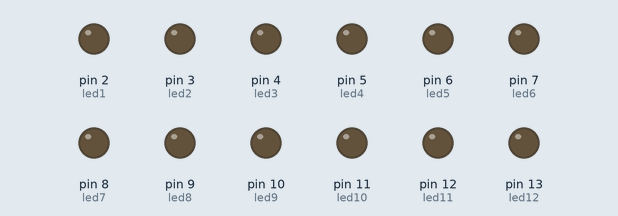
Recording of a sketch running on a simulated Arduino Uno, built with avr-gcc and run on an emulated ATmega328P. Shown: output pins drawn as LEDs (lit = HIGH).

Above: at 2.45 s.
At 7.4 s:
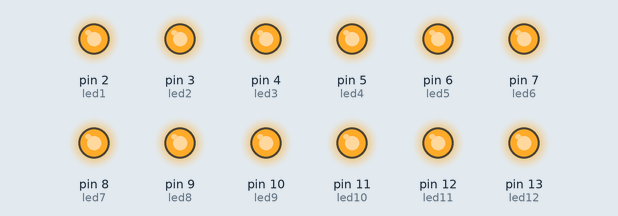
At 8.9 s:
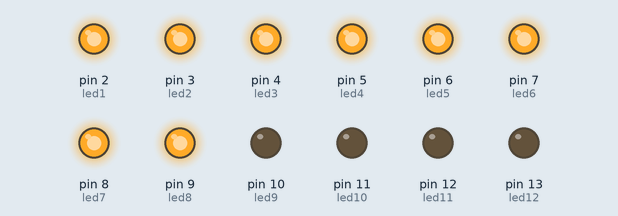
At 10.4 s:
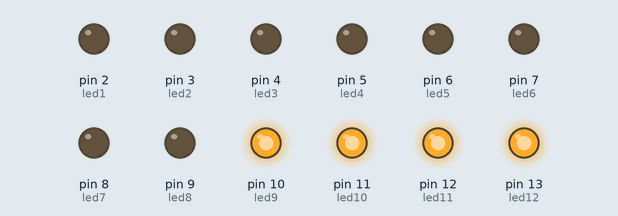
At 11.6 s:
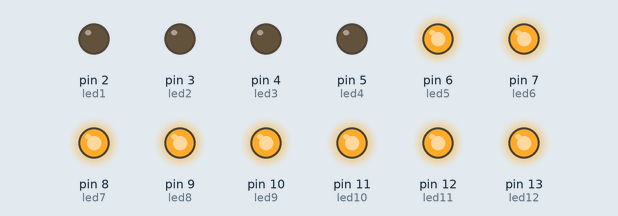
At 13.1 s:
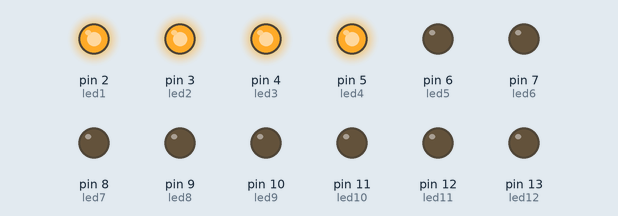
Timing chart, 0 to 17.7 s (numbered marks = the images above):
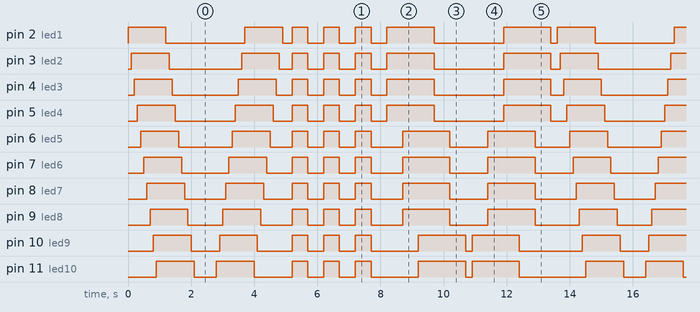

Measured:
- by itself, pin 2 (led1): repeats every 13.6 s: LOW 2.5 s, HIGH 1.2 s, LOW 0.30 s, 3 × (HIGH 0.50 s, LOW 0.50 s), HIGH 1.5 s, LOW 2.2 s, HIGH 1.5 s, LOW 0.20 s, HIGH 1.2 s
- by itself, pin 3 (led2): repeats every 13.6 s: LOW 2.3 s, HIGH 1.2 s, LOW 0.40 s, 3 × (HIGH 0.50 s, LOW 0.50 s), HIGH 1.5 s, LOW 2.2 s, HIGH 1.5 s, LOW 0.30 s, HIGH 1.2 s
- by itself, everything shown: repeats every 13.6 s, in 66 steps

The sketch:

sketch_may11a.ino
```cpp
#define led1 2
#define led2 3
#define led3 4
#define led4 5
#define led5 6
#define led6 7
#define led7 8
#define led8 9
#define led9 10
#define led10 11
#define led11 12
#define led12 13


void setup()
{
pinMode (led1, OUTPUT);
pinMode (led2, OUTPUT);
pinMode (led3, OUTPUT);
pinMode (led4, OUTPUT);
pinMode (led5, OUTPUT);
pinMode (led6, OUTPUT);
pinMode (led7, OUTPUT);
pinMode (led8, OUTPUT);
pinMode (led9, OUTPUT);
pinMode (led10, OUTPUT);
pinMode (led11, OUTPUT);
pinMode (led12, OUTPUT);


}

void loop() {
//1-12 SIRALI
digitalWrite(led1,HIGH);
delay(100);
digitalWrite(led2,HIGH);
delay(100);
digitalWrite(led3,HIGH);
delay(100);
digitalWrite(led4,HIGH);
delay(100);
digitalWrite(led5,HIGH);
delay(100);
digitalWrite(led6,HIGH);
delay(100);
digitalWrite(led7,HIGH);
delay(100);
digitalWrite(led8,HIGH);
delay(100);
digitalWrite(led9,HIGH);
delay(100);
digitalWrite(led10,HIGH);
delay(100);
digitalWrite(led11,HIGH);
delay(100);
digitalWrite(led12,HIGH);
delay(100);

digitalWrite(led1,LOW);
delay(100);
digitalWrite(led2,LOW);
delay(100);
digitalWrite(led3,LOW);
delay(100);
digitalWrite(led4,LOW);
delay(100);
digitalWrite(led5,LOW);
delay(100);
digitalWrite(led6,LOW);
delay(100);
digitalWrite(led7,LOW);
delay(100);
digitalWrite(led8,LOW);
delay(100);
digitalWrite(led9,LOW);
delay(100);
digitalWrite(led10,LOW);
delay(100);
digitalWrite(led11,LOW);
delay(100);
digitalWrite(led12,LOW);
delay(100);
//1-12 SIRALI SON
delay(200);
//12-1 SIRALI
digitalWrite(led12,HIGH);
delay(100);
digitalWrite(led11,HIGH);
delay(100);
digitalWrite(led10,HIGH);
delay(100);
digitalWrite(led9,HIGH);
delay(100);
digitalWrite(led8,HIGH);
delay(100);
digitalWrite(led7,HIGH);
delay(100);
digitalWrite(led6,HIGH);
delay(100);
digitalWrite(led5,HIGH);
delay(100);
digitalWrite(led4,HIGH);
delay(100);
digitalWrite(led3,HIGH);
delay(100);
digitalWrite(led2,HIGH);
delay(100);
digitalWrite(led1,HIGH);
delay(100);


digitalWrite(led12,LOW);
delay(100);
digitalWrite(led11,LOW);
delay(100);
digitalWrite(led10,LOW);
delay(100);
digitalWrite(led9,LOW);
delay(100);
digitalWrite(led8,LOW);
delay(100);
digitalWrite(led7,LOW);
delay(100);
digitalWrite(led6,LOW);
delay(100);
digitalWrite(led5,LOW);
delay(100);
digitalWrite(led4,LOW);
delay(100);
digitalWrite(led3,LOW);
delay(100);
digitalWrite(led2,LOW);
delay(100);
digitalWrite(led1,LOW);
delay(100);
//12-1 SIRALI SON

delay(200);
//full yanma
digitalWrite(led1,HIGH);
digitalWrite(led2,HIGH);
digitalWrite(led3,HIGH);
digitalWrite(led4,HIGH);
digitalWrite(led5,HIGH);
digitalWrite(led6,HIGH);
digitalWrite(led7,HIGH);
digitalWrite(led8,HIGH);
digitalWrite(led9,HIGH);
digitalWrite(led10,HIGH);
digitalWrite(led11,HIGH);
digitalWrite(led12,HIGH);

delay(500);

digitalWrite(led1,LOW);
digitalWrite(led2,LOW);
digitalWrite(led3,LOW);
digitalWrite(led4,LOW);
digitalWrite(led5,LOW);
digitalWrite(led6,LOW);
digitalWrite(led7,LOW);
digitalWrite(led8,LOW);
digitalWrite(led9,LOW);
digitalWrite(led10,LOW);
digitalWrite(led11,LOW);
digitalWrite(led12,LOW);
//full yanma son

delay(500);

//full yanma
digitalWrite(led1,HIGH);
digitalWrite(led2,HIGH);
digitalWrite(led3,HIGH);
digitalWrite(led4,HIGH);
digitalWrite(led5,HIGH);
digitalWrite(led6,HIGH);
digitalWrite(led7,HIGH);
digitalWrite(led8,HIGH);
digitalWrite(led9,HIGH);
digitalWrite(led10,HIGH);
digitalWrite(led11,HIGH);
digitalWrite(led12,HIGH);

delay(500);

digitalWrite(led1,LOW);
digitalWrite(led2,LOW);
digitalWrite(led3,LOW);
digitalWrite(led4,LOW);
digitalWrite(led5,LOW);
digitalWrite(led6,LOW);
digitalWrite(led7,LOW);
digitalWrite(led8,LOW);
digitalWrite(led9,LOW);
digitalWrite(led10,LOW);
digitalWrite(led11,LOW);
digitalWrite(led12,LOW);
//full yanma son

delay(500);
//full yanma
digitalWrite(led1,HIGH);
digitalWrite(led2,HIGH);
digitalWrite(led3,HIGH);
digitalWrite(led4,HIGH);
digitalWrite(led5,HIGH);
digitalWrite(led6,HIGH);
digitalWrite(led7,HIGH);
digitalWrite(led8,HIGH);
digitalWrite(led9,HIGH);
digitalWrite(led10,HIGH);
digitalWrite(led11,HIGH);
digitalWrite(led12,HIGH);

delay(500);

digitalWrite(led1,LOW);
digitalWrite(led2,LOW);
digitalWrite(led3,LOW);
digitalWrite(led4,LOW);
digitalWrite(led5,LOW);
digitalWrite(led6,LOW);
digitalWrite(led7,LOW);
digitalWrite(led8,LOW);
digitalWrite(led9,LOW);
digitalWrite(led10,LOW);
digitalWrite(led11,LOW);
digitalWrite(led12,LOW);
//full yanma son

delay(500);
//4lü yanma
digitalWrite(led1,HIGH);
digitalWrite(led2,HIGH);
digitalWrite(led3,HIGH);
digitalWrite(led4,HIGH);
delay(500);
digitalWrite(led5,HIGH);
digitalWrite(led6,HIGH);
digitalWrite(led7,HIGH);
digitalWrite(led8,HIGH);
delay(500);
digitalWrite(led9,HIGH);
digitalWrite(led10,HIGH);
digitalWrite(led11,HIGH);
digitalWrite(led12,HIGH);

delay(500);

digitalWrite(led1,LOW);
digitalWrite(led2,LOW);
digitalWrite(led3,LOW);
digitalWrite(led4,LOW);
delay(500);
digitalWrite(led5,LOW);
digitalWrite(led6,LOW);
digitalWrite(led7,LOW);
digitalWrite(led8,LOW);
delay(500);
digitalWrite(led9,LOW);
digitalWrite(led10,LOW);
digitalWrite(led11,LOW);
digitalWrite(led12,LOW);
//4lü yanma son
delay(200);
//tersten 4lü yanma
digitalWrite(led12,HIGH);
digitalWrite(led11,HIGH);
digitalWrite(led10,HIGH);
digitalWrite(led9,HIGH);
delay(500);
digitalWrite(led8,HIGH);
digitalWrite(led7,HIGH);
digitalWrite(led6,HIGH);
digitalWrite(led5,HIGH);
delay(500);
digitalWrite(led4,HIGH);
digitalWrite(led3,HIGH);
digitalWrite(led2,HIGH);
digitalWrite(led1,HIGH);

delay(500);

digitalWrite(led12,LOW);
digitalWrite(led11,LOW);
digitalWrite(led10,LOW);
digitalWrite(led9,LOW);
delay(500);
digitalWrite(led8,LOW);
digitalWrite(led7,LOW);
digitalWrite(led6,LOW);
digitalWrite(led5,LOW);
delay(500);
digitalWrite(led4,LOW);
digitalWrite(led3,LOW);
digitalWrite(led2,LOW);
digitalWrite(led1,LOW);
//tersten 4lü yanma son
delay(200);

}
```
